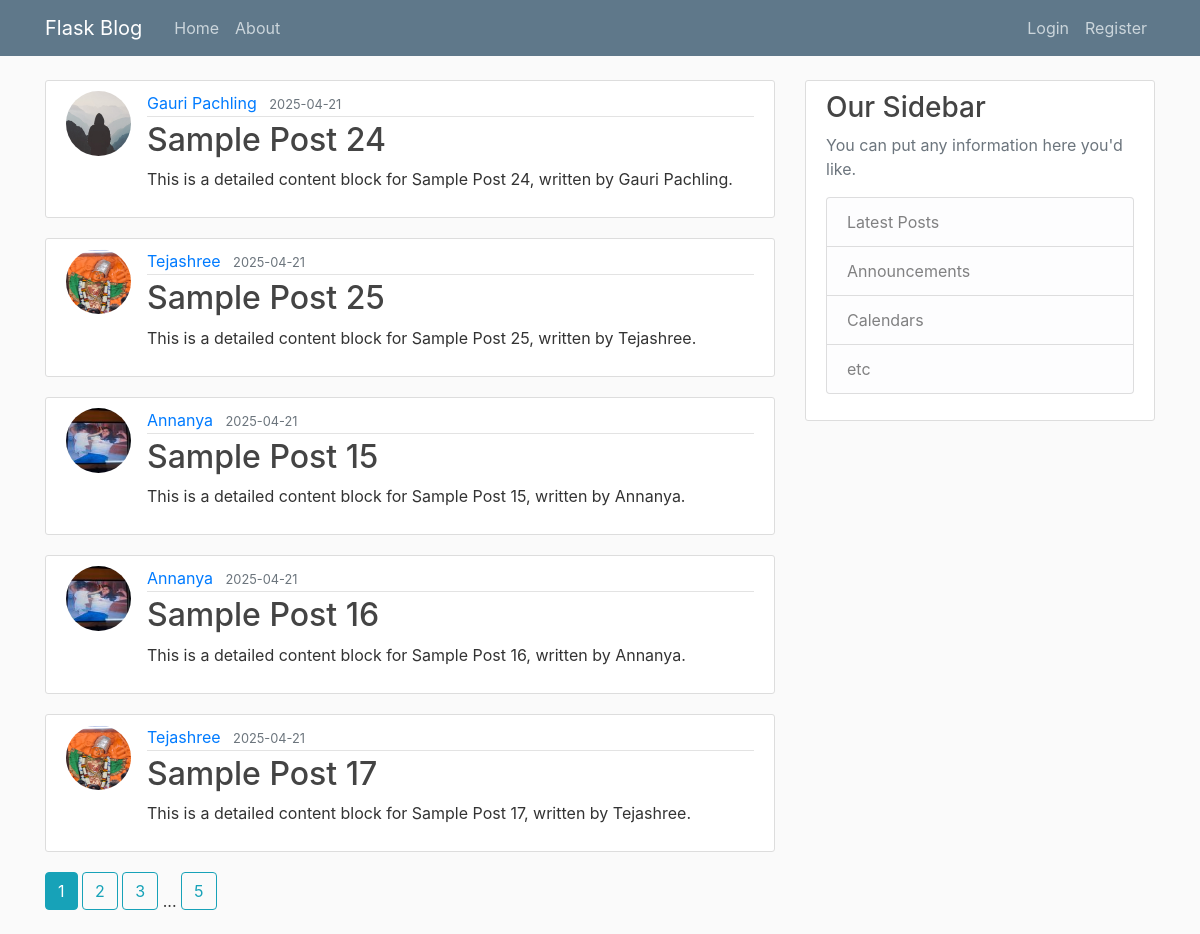
The page /home on the database its author committed.
### flask_blog/models.py (models this page shows, shortened)
class Posts(db.Model):
    id = db.Column(db.Integer, primary_key=True)
    title = db.Column(db.String(100), nullable=False)
    date_posted = db.Column(db.DateTime, nullable=False, default=datetime.utcnow)
    content = db.Column(db.Text, nullable=False)
    user_id = db.Column(db.Integer, db.ForeignKey('user.id'), nullable=False)

class User(db.Model, UserMixin):
    id = db.Column(db.Integer, primary_key=True)
    username = db.Column(db.String(20), unique=True, nullable=False)
    email = db.Column(db.String(120), unique=True, nullable=False)
    image_file = db.Column(db.String(20), nullable=False, default='default.jpg')
    password = db.Column(db.String(60), nullable=False)
    posts = db.relationship('Posts', backref='author', lazy=True)

### flask_blog/main/routes.py (the view)
@main.route("/")
@main.route("/home")
def home():
    page = request.args.get('page', 1, type=int)
    posts = Posts.query.order_by(Posts.date_posted.desc()).paginate(page=page, per_page=5)
    return render_template('home.html', posts=posts)

### flask_blog/templates/home.html
{% extends "layout.html" %}
{% block content %}
    {% for post in posts.items %}
        <article class="media content-section">
          <img class="rounded-circle article-img" src="{{ url_for('static', filename='profile_pics/' + post.author.image_file) }}">
          <div class="media-body">
            <div class="article-metadata">
              <a class="mr-2" href="{{ url_for('users.user_posts', username=post.author.username) }}">{{ post.author.username }}</a>
              <small class="text-muted">{{ post.date_posted.strftime('%Y-%m-%d') }}</small>
            </div>
            <h2><a class="article-title" href="{{ url_for('posts.post', post_id=post.id) }}">{{ post.title }}</a></h2>
            <p class="article-content">{{ post.content }}</p>
          </div>
        </article>
    {% endfor %}
    {% for page_num in posts.iter_pages(left_edge=1, right_edge=1, left_current=1, right_current=2) %}
      {% if page_num %}
        {% if posts.page == page_num %}
          <a class="btn btn-info mb-4" href="{{ url_for('main.home', page=page_num) }}">{{ page_num }}</a>
        {% else %}
          <a class="btn btn-outline-info mb-4" href="{{ url_for('main.home', page=page_num) }}">{{ page_num }}</a>
        {% endif %}
      {% else %}
        ...
      {% endif %}
    {% endfor %}
{% endblock content %}

### flask_blog/templates/layout.html (shortened to what this page needs)
<!DOCTYPE html>
<html>
<head>
    <link rel="stylesheet" href="https://maxcdn.bootstrapcdn.com/bootstrap/4.0.0/css/bootstrap.min.css">
    <link rel="stylesheet" type="text/css" href="{{ url_for('static', filename='main.css') }}">
</head>
<body>
    <header class="site-header">
      <nav class="navbar navbar-expand-md navbar-dark bg-steel fixed-top">
        <div class="container">
          <a class="navbar-brand mr-4" href="/">Flask Blog</a>
          <div class="collapse navbar-collapse" id="navbarToggle">
            <div class="navbar-nav mr-auto">
              <a class="nav-item nav-link" href="{{ url_for('main.home') }}">Home</a>
              <a class="nav-item nav-link" href="{{ url_for('main.about') }}">About</a>
            </div>
            <div class="navbar-nav">
              {% if current_user.is_authenticated %}
                <a class="nav-item nav-link" href="{{ url_for('posts.new_post') }}">New Post</a>
                <a class="nav-item nav-link" href="{{ url_for('users.account') }}">Account</a>
                <a class="nav-item nav-link" href="{{ url_for('users.logout') }}">Logout</a>
              {% else %}
                <a class="nav-item nav-link" href="{{ url_for('users.login') }}">Login</a>
                <a class="nav-item nav-link" href="{{ url_for('users.register') }}">Register</a>
              {% endif %}
            </div>
          </div>
        </div>
      </nav>
    </header>
    <main role="main" class="container">
      <div class="row">
        <div class="col-md-8">
          {% block content %}{% endblock %}
        </div>
        <div class="col-md-4">
          <div class="content-section">
            <h3>Our Sidebar</h3>
            <p class='text-muted'>You can put any information here you'd like.
              <ul class="list-group">
                <li class="list-group-item list-group-item-light">Latest Posts</li>
                <li class="list-group-item list-group-item-light">Announcements</li>
                <li class="list-group-item list-group-item-light">Calendars</li>
                <li class="list-group-item list-group-item-light">etc</li>
              </ul>
            </p>
          </div>
        </div>
      </div>
    </main>
</body>
</html>

### flask_blog/static/main.css (style rules this page uses)
body { background: #fafafa; color: #333333; margin-top: 5rem; }
h1, h2, h3, h4, h5, h6 { color: #444444; }
.bg-steel { background-color: #5f788a; }
.site-header .navbar-nav .nav-link { color: #cbd5db; }
.content-section { background: #ffffff; padding: 10px 20px; border: 1px solid #dddddd; border-radius: 3px; margin-bottom: 20px; }
.article-title { color: #444444; }
.article-content { white-space: pre-line; }
.article-img { height: 65px; width: 65px; margin-right: 16px; }
.article-metadata { padding-bottom: 1px; margin-bottom: 4px; border-bottom: 1px solid #e3e3e3 }

### rows shown on the page
Posts: image_file (placeholder picture), author.username "Gauri Pachling", date_posted "2025-04-21", title "Sample Post 24", content "This is a detailed content block for Sample Post 24, written by Gauri Pachling."
Posts: image_file (picture), author.username "Tejashree", date_posted "2025-04-21", title "Sample Post 25", content "This is a detailed content block for Sample Post 25, written by Tejashree."
Posts: image_file (picture), author.username "Annanya", date_posted "2025-04-21", title "Sample Post 15", content "This is a detailed content block for Sample Post 15, written by Annanya."
Posts: image_file (picture), author.username "Annanya", date_posted "2025-04-21", title "Sample Post 16", content "This is a detailed content block for Sample Post 16, written by Annanya."
Posts: image_file (picture), author.username "Tejashree", date_posted "2025-04-21", title "Sample Post 17", content "This is a detailed content block for Sample Post 17, written by Tejashree."

### other values the page prints
{{ page_num }} "1"
{{ page_num }} "2" "3" "5"
